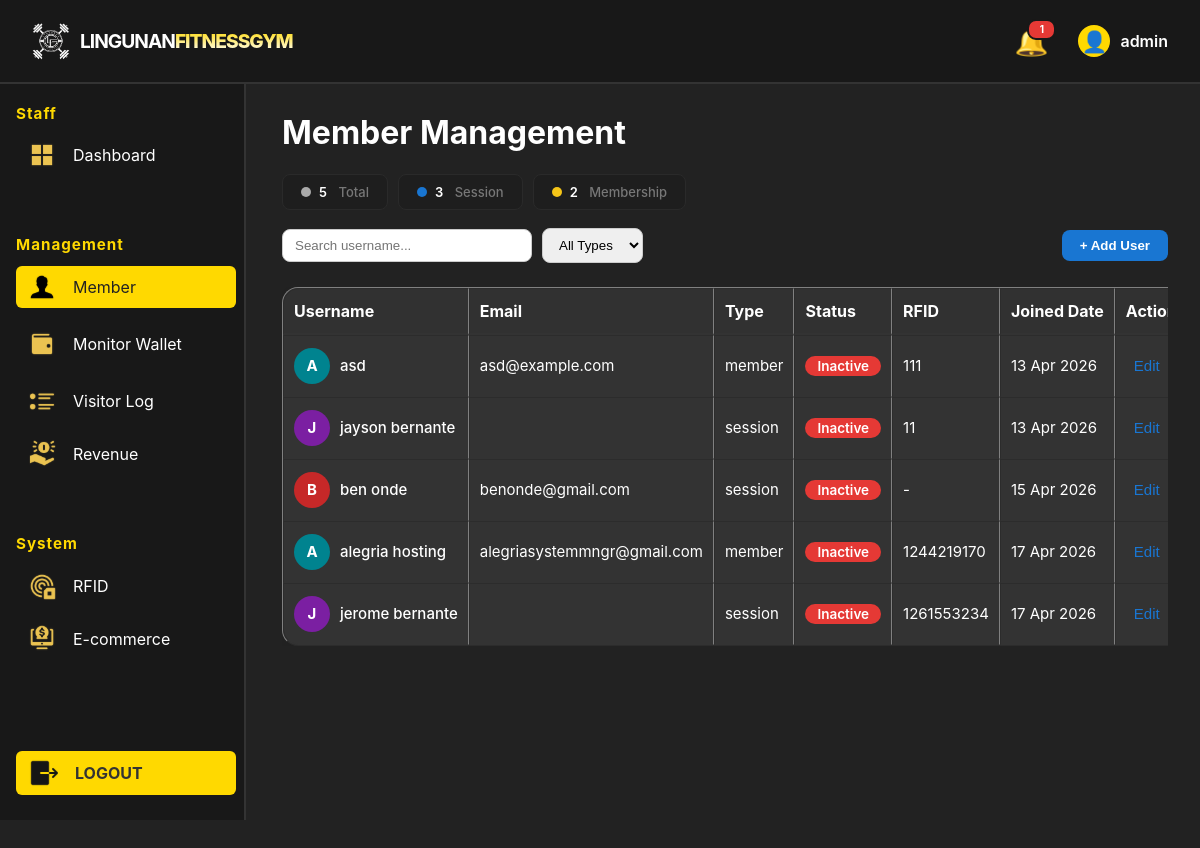
The app's page /public/client/staff/management/member.php (signed in) with its own data.
### tables this page shows
CREATE TABLE `members` (
  `id` int(10) unsigned NOT NULL AUTO_INCREMENT,
  `user_id` int(10) unsigned DEFAULT NULL,
  `first_name` varchar(50) NOT NULL,
  `last_name` varchar(50) NOT NULL,
  `phone` varchar(20) DEFAULT NULL,
  `address` varchar(255) DEFAULT NULL,
  `type` varchar(50) DEFAULT NULL,
  `membership_start` date DEFAULT NULL,
  `membership_end` date DEFAULT NULL,
  `password` varchar(255) NOT NULL,
  `username` varchar(50) NOT NULL,
  `gmail` varchar(100) NOT NULL,
  `RFID` varchar(50) DEFAULT NULL,
  `Joined_Date` date DEFAULT curdate(),
  `credit` decimal(10,2) DEFAULT 0.00,
  `plan_months` int(11) DEFAULT NULL,
  `membership_expiry` date DEFAULT NULL,
  PRIMARY KEY (`id`),
  KEY `user_id` (`user_id`),
  CONSTRAINT `members_ibfk_1` FOREIGN KEY (`user_id`) REFERENCES `users` (`id`) ON DELETE SET NULL ON UPDATE CASCADE
);

### public/client/staff/management/member.php (the view, shortened to what this page needs)
<?php
require_once '../../../../app/config/connection.php';
try { $pdo->exec("ALTER TABLE members ADD COLUMN plan_months INT DEFAULT NULL"); } catch(Exception $e) {}
try { $pdo->exec("ALTER TABLE members ADD COLUMN membership_expiry DATE DEFAULT NULL"); } catch(Exception $e) {}
try { $pdo->exec("CREATE TABLE IF NOT EXISTS blocked_rfids (id INT AUTO_INCREMENT PRIMARY KEY, rfid VARCHAR(100) NOT NULL, member_id INT DEFAULT NULL, blocked_at DATETIME DEFAULT NOW(), reason VARCHAR(100) DEFAULT 'lost')"); } catch(Exception $e) {}
include '../../../../component/admin_header.php';
include '../../../../component/staff_sidebar.php';
?>
<!DOCTYPE html>
<html lang="en">
<head>
    <link href="../../../../assets/css/toastednotif.css" rel="stylesheet">
    <link href="../../../../assets/css/admin_header.css" rel="stylesheet">
    <link href="../../../../assets/css/admin_sidebar.css" rel="stylesheet">
    <link href="../../../../assets/css/admin.css" rel="stylesheet">
</head>
<body>
    <div class="Member-content">
        <h1>Member Management</h1>
        <?php
try {
    $countStmt = $pdo->query("SELECT type, COUNT(*) as cnt FROM members GROUP BY type");
    $countRows = $countStmt->fetchAll();
    $countTotal = 0; $countSession = 0; $countMembership = 0;
    foreach ($countRows as $cr) {
        $countTotal += intval($cr['cnt']);
        if ($cr['type'] === 'session') $countSession = intval($cr['cnt']);
        if ($cr['type'] === 'member')  $countMembership = intval($cr['cnt']);
    }
} catch(Exception $e) { $countTotal = $countSession = $countMembership = 0; }
?>
        <div class="member-stats" id="memberStats">
            <div class="ms-chip"><span class="ms-dot total"></span><span class="ms-num" id="statTotal"><?= $countTotal ?></span><span class="ms-lbl">&nbsp;Total</span></div>
            <div class="ms-chip"><span class="ms-dot session"></span><span class="ms-num" id="statSession"><?= $countSession ?></span><span class="ms-lbl">&nbsp;Session</span></div>
            <div class="ms-chip"><span class="ms-dot membership"></span><span class="ms-num" id="statMembership"><?= $countMembership ?></span><span class="ms-lbl">&nbsp;Membership</span></div>
        </div>
        <?php
try {
    $query = "SELECT * FROM members WHERE 1";
    $params = [];
    $stmt = $pdo->prepare($query);
    $stmt->execute($params);
    $members = $stmt->fetchAll();
} catch (Exception $e) {
    echo '<div style="color:red">Error fetching members: ' . htmlspecialchars($e->getMessage()) . '</div>';
    $members = [];
}
?>
        <div style="margin-bottom:15px; display:flex; gap:10px; flex-wrap:wrap; align-items:center;">
    <input type="text" id="searchUsername" placeholder="Search username..."
        style="padding:8px 12px;border-radius:8px;border:1px solid #ccc;width:250px;">
    <select id="typeFilter" style="padding:8px 12px;border-radius:8px;border:1px solid #ccc;">
        <option value="">All Types</option>
    </select>
    <div style="margin-left:auto; display:flex; gap:8px;">
        <button type="button" id="addUserBtn" style="padding:8px 18px; border-radius:8px; border:none; background:#1976d2; color:#fff; font-weight:600; cursor:pointer;">+ Add User</button>
    </div>
</div>
        <div class="table-wrapper" style="margin-top: 24px;">
            <table class="admin-table" border="1" cellpadding="8" cellspacing="0" style="width:100%; background:#333;">
                <thead>
                    <tr>
                        <th>Username</th>
                        <th>Email</th>
                        <th>Type</th>
                        <th>Status</th>
                        <th>RFID</th>
                        <th>Joined Date</th>
                        <th>Actions</th>
                    </tr>
                </thead>
                <tbody>
                <?php if (empty($members)): ?>
                    <tr><td colspan="7" style="text-align: center;" >No members found.</td></tr>
                <?php else: ?>
                    <?php foreach ($members as $member): ?>
                        <?php
                            $username = trim($member['first_name'] . ' ' . $member['last_name']);
                            $status = ($member['type'] === 'active')
                                ? '<span class="badge-status badge-active">Active</span>'
                                : '<span class="badge-status badge-inactive">Inactive</span>';
                            $joined = $member['Joined_Date'] ? date('d M Y', strtotime($member['Joined_Date'])) : '-';
                            $avatarColors = ['#1976d2','#e53935','#388e3c','#f57c00','#7b1fa2','#00838f','#c62828','#2e7d32','#1565c0','#6a1b9a'];
                            $firstLetter = strtoupper(substr($member['first_name'], 0, 1)) ?: '?';
                            $avatarColor = $avatarColors[ord($firstLetter) % count($avatarColors)];
                        ?>
                        <tr>
                            <td data-label="Username">
                                <div class="user-cell">
                                    <div class="user-avatar" style="background:<?= $avatarColor ?>"><?= htmlspecialchars($firstLetter) ?></div>
                                    <span class="user-name-text"><?= htmlspecialchars($username) ?></span>
                                </div>
                            </td>
                            <td data-label="Email"><?= htmlspecialchars($member['gmail']) ?></td>
                            <td data-label="Type"><?= htmlspecialchars($member['type']) ?></td>
                            <td data-label="Status"><?= $status ?></td>
                            <td data-label="RFID"><?= htmlspecialchars($member['RFID'] ?? '-') ?></td>
                            <td data-label="Joined Date"><?= htmlspecialchars($joined) ?></td>
                            <td data-label="Actions">
                                <button type="button" class="action-btn btn-edit-member"
                                    data-id="<?= $member['id'] ?>"
                                    data-first="<?= htmlspecialchars($member['first_name'], ENT_QUOTES) ?>"
                                    data-last="<?= htmlspecialchars($member['last_name'], ENT_QUOTES) ?>"
                                    data-gmail="<?= htmlspecialchars($member['gmail'] ?? '', ENT_QUOTES) ?>"
                                    data-phone="<?= htmlspecialchars($member['phone'] ?? '', ENT_QUOTES) ?>"
                                    data-address="<?= htmlspecialchars($member['address'] ?? '', ENT_QUOTES) ?>"
                                    data-rfid="<?= htmlspecialchars($member['RFID'] ?? '', ENT_QUOTES) ?>"
                                    data-type="<?= htmlspecialchars($member['type'], ENT_QUOTES) ?>">Edit</button>
                            </td>
                        </tr>
                    <?php endforeach; ?>
                <?php endif; ?>
                </tbody>
                </table>
        </div>
    </div>
</body>
</html>

### assets/css/admin.css (style rules this page uses)
body { margin: 0; font-family: 'Inter', sans-serif; background: #222; color: #fff; }

### public/client/staff/management/member.php (style rules this page uses)
.Member-content { margin-left: 250px; margin-top: 60px; padding: 2rem; min-height: calc(100vh - 60px); background: #222; }
.admin-table { border-collapse: separate; border-spacing: 0; width: 100%; background: rgba(0,0,0,0.04); font-family: 'Inter', Arial, sans-serif; box-shadow: 0 2px 8px rgba(0,0,0,0.04); border-radius: 16px; overflow: hidden; }
.admin-table thead th:first-child { border-top-left-radius: 16px; }
.admin-table thead th:last-child { border-top-right-radius: 16px; }
.admin-table tbody tr:last-child td:first-child { border-bottom-left-radius: 16px; }
.admin-table tbody tr:last-child td:last-child { border-bottom-right-radius: 16px; }
.admin-table th, .admin-table td { padding: 12px 10px; text-align: left; overflow: hidden; white-space: nowrap; text-overflow: ellipsis; }
.admin-table th { background: rgba(0,0,0,0.04); font-weight: 700; color: #fff; border-bottom: 2px solid #333; }
.admin-table tr { transition: background 0.2s; }
.admin-table td { border-bottom: 1px solid #333; font-size: 15px; }
.badge-status { display: inline-block; padding: 2px 12px; border-radius: 12px; font-size: 90%; font-weight: 600; color: #fff; }
.badge-inactive { background: #e53935; }
.action-btn { background: none; border: none; color: #1976d2; cursor: pointer; padding: 0 8px; font-size: 15px; transition: color 0.2s; }
.admin-table th:nth-child(1) { width:18%; }
.admin-table th:nth-child(2) { width:20%; }
.admin-table th:nth-child(3) { width:9%; }
.admin-table th:nth-child(4) { width:10%; }
.admin-table th:nth-child(5) { width:12%; }
.admin-table th:nth-child(6) { width:12%; }
.admin-table th:nth-child(7) { width:auto; }
.admin-table th:nth-child(6) { width:15%; }
.table-wrapper { overflow-x: auto; width: 100%; }
.user-cell { display: flex; align-items: center; gap: 10px; }
.user-avatar { width: 36px; height: 36px; border-radius: 50%; display: flex; align-items: center; justify-content: center; font-size: 15px; font-weight: 700; color: #fff; flex-shrink: 0; text-transform: uppercase; }
.user-name-text { font-weight: 500; color: #fff; }
.member-stats { display:flex; gap:10px; flex-wrap:wrap; margin-bottom:18px; }
.ms-chip { display:flex; align-items:center; gap:8px; background:#1e1e1e; border-radius:8px; padding:9px 18px; font-size:13px; font-weight:600; border:1px solid #2a2a2a; }
.ms-dot { width:10px; height:10px; border-radius:50%; display:inline-block; flex-shrink:0; }
.ms-dot.total { background:#aaa; }
.ms-dot.session { background:#1976d2; }
.ms-dot.membership { background:#f5c518; }
.ms-num { color:#fff; }
.ms-lbl { color:#777; font-weight:500; }

### records on screen
members: first_name "A", first_name "asd", gmail "asd@example.com", type "member", shows "Inactive", RFID "111", Joined_Date "13 Apr 2026"
members: first_name "J", username "jayson bernante", type "session", shows "Inactive", RFID "11", Joined_Date "13 Apr 2026"
members: first_name "B", username "ben onde", gmail "benonde@gmail.com", type "session", shows "Inactive", RFID "-", Joined_Date "15 Apr 2026"
members: first_name "A", username "alegria hosting", gmail "alegriasystemmngr@gmail.com", type "member", shows "Inactive", RFID "1244219170", Joined_Date "17 Apr 2026"
members: first_name "J", username "jerome bernante", type "session", shows "Inactive", RFID "1261553234", Joined_Date "17 Apr 2026"

### other values on screen
$_notifCount "1"
$_displayName "admin"
$countTotal "5"
$countSession "3"
$countMembership "2"
